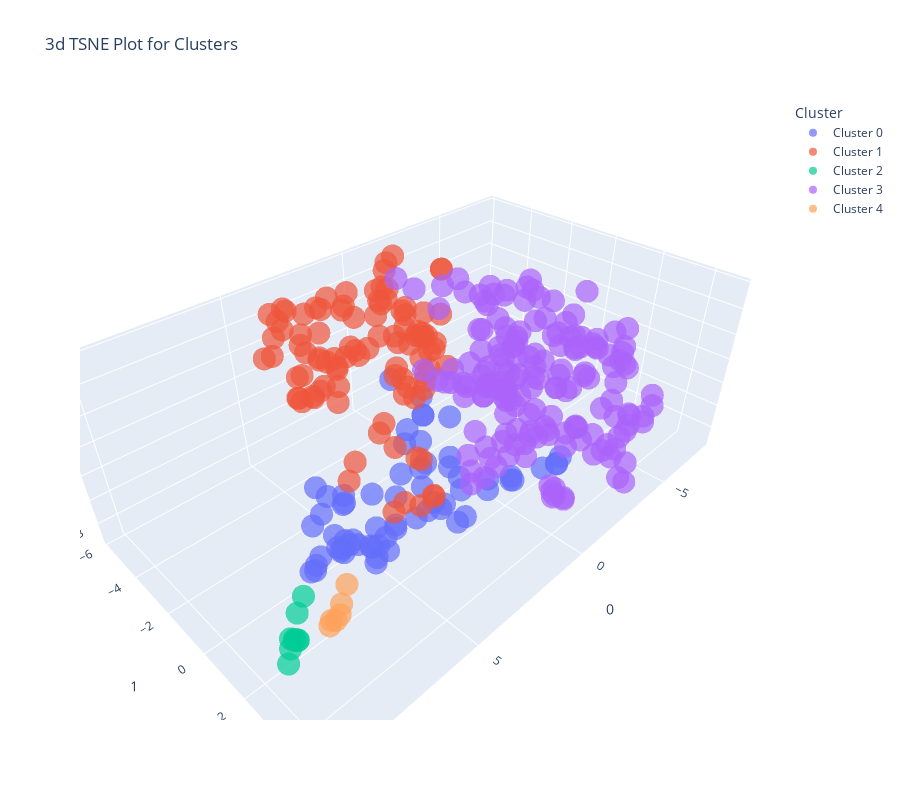

The notebook cell saved with this chart:
### Markdown cell above
## **3D-Plot for Hierarchical clustering**

### Code cell
plot_model(hClusteringModel, plot='tsne')
